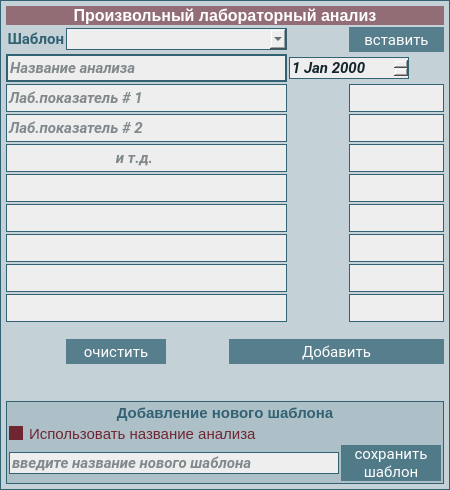
           <widget class="QFrame" name="my_lab_frame">
            <property name="minimumSize">
             <size>
              <width>450</width>
              <height>0</height>
             </size>
            </property>
            <property name="styleSheet">
             <string notr="true">font-size: 11pt;
color: rgba(50, 98, 115, 255);
border: 1px solid  rgba(50, 98, 115, 255);
background-color: rgba(50, 98, 115, 40);
</string>
            </property>
            <layout class="QGridLayout" name="gridLayout_7">
             <property name="leftMargin">
              <number>5</number>
             </property>
             <property name="topMargin">
              <number>5</number>
             </property>
             <property name="rightMargin">
              <number>5</number>
             </property>
             <property name="bottomMargin">
              <number>5</number>
             </property>
             <property name="spacing">
              <number>2</number>
             </property>
             <item row="3" column="4" colspan="2">
              <widget class="QDateEdit" name="dateEdit_my_lab">
               <property name="minimumSize">
                <size>
                 <width>120</width>
                 <height>0</height>
                </size>
               </property>
               <property name="maximumSize">
                <size>
                 <width>120</width>
                 <height>16777215</height>
                </size>
               </property>
               <property name="font">
                <font>
                 <family>Roboto</family>
                 <pointsize>11</pointsize>
                 <weight>75</weight>
                 <italic>true</italic>
                 <bold>true</bold>
                </font>
               </property>
               <property name="styleSheet">
                <string notr="true">background-color: #EEEEEE;
color: #13242B;
border: 1px solid #326273;
font-weight: bold;
font-size: 11pt;
</string>
               </property>
              </widget>
             </item>
             <item row="13" column="1">
              <widget class="QPushButton" name="pushButton_mylab_clean">
               <property name="minimumSize">
                <size>
                 <width>100</width>
                 <height>25</height>
                </size>
               </property>
               <property name="font">
                <font>
                 <family>Roboto</family>
                 <pointsize>11</pointsize>
                 <weight>50</weight>
                 <bold>false</bold>
                </font>
               </property>
               <property name="styleSheet">
                <string notr="true">QPushButton {
background-color: rgba(50, 98, 115, 190);
font-size: 11pt;
color: White;
border: None;
}

QPushButton::hover {
background-color: rgba(50, 98, 115, 255);
border: 2px solid rgba(92, 158, 173, 255);
}

QPushButton::pressed {
background-color: rgba(92, 158, 173, 255);
border: 1px solid rgba(255, 255, 255, 255);
}

QPushButton::disabled {
background-color:  rgba(50, 98, 115, 40);
border: 1px solid rgba(50, 98, 115, 150);
color:  rgba(50, 98, 115, 150);
}</string>
               </property>
               <property name="text">
                <string>очистить</string>
               </property>
              </widget>
             </item>
             <item row="2" column="1" colspan="3">
              <widget class="QComboBox" name="comboBox_mylab_template">
               <property name="font">
                <font>
                 <family>Roboto</family>
                 <pointsize>11</pointsize>
                 <weight>75</weight>
                 <bold>true</bold>
                </font>
               </property>
               <property name="styleSheet">
                <string notr="true">background-color: #EEEEEE;
color: #13242B;
border: 1px solid #326273;
font-weight: bold;
font-size: 11pt;
</string>
               </property>
               <property name="editable">
                <bool>true</bool>
               </property>
               <property name="placeholderText">
                <string>выберите шаблон</string>
               </property>
              </widget>
             </item>
             <item row="6" column="0" colspan="4">
              <widget class="QLineEdit" name="lineEdit_my_lab_3">
               <property name="minimumSize">
                <size>
                 <width>0</width>
                 <height>28</height>
                </size>
               </property>
               <property name="maximumSize">
                <size>
                 <width>16777215</width>
                 <height>16777215</height>
                </size>
               </property>
               <property name="font">
                <font>
                 <family>Roboto</family>
                 <pointsize>11</pointsize>
                 <weight>75</weight>
                 <italic>true</italic>
                 <bold>true</bold>
                </font>
               </property>
               <property name="styleSheet">
                <string notr="true">background-color: #EEEEEE;
color: #13242B;
border: 1px solid #326273;
font-weight: bold;
font-size: 11pt;
</string>
               </property>
               <property name="placeholderText">
                <string>                             и т.д.</string>
               </property>
              </widget>
             </item>
             <item row="10" column="0" colspan="4">
              <widget class="QLineEdit" name="lineEdit_my_lab_7">
               <property name="minimumSize">
                <size>
                 <width>0</width>
                 <height>28</height>
                </size>
               </property>
               <property name="maximumSize">
                <size>
                 <width>16777215</width>
                 <height>16777215</height>
                </size>
               </property>
               <property name="font">
                <font>
                 <family>Roboto</family>
                 <pointsize>11</pointsize>
                 <weight>75</weight>
                 <italic>true</italic>
                 <bold>true</bold>
                </font>
               </property>
               <property name="styleSheet">
                <string notr="true">background-color: #EEEEEE;
color: #13242B;
border: 1px solid #326273;
font-weight: bold;
font-size: 11pt;
</string>
               </property>
               <property name="placeholderText">
                <string/>
               </property>
              </widget>
             </item>
             <item row="9" column="0" colspan="4">
              <widget class="QLineEdit" name="lineEdit_my_lab_6">
               <property name="minimumSize">
                <size>
                 <width>0</width>
                 <height>28</height>
                </size>
               </property>
               <property name="maximumSize">
                <size>
                 <width>16777215</width>
                 <height>16777215</height>
                </size>
               </property>
               <property name="font">
                <font>
                 <family>Roboto</family>
                 <pointsize>11</pointsize>
                 <weight>75</weight>
                 <italic>true</italic>
                 <bold>true</bold>
                </font>
               </property>
               <property name="styleSheet">
                <string notr="true">background-color: #EEEEEE;
color: #13242B;
border: 1px solid #326273;
font-weight: bold;
font-size: 11pt;
</string>
               </property>
               <property name="placeholderText">
                <string/>
               </property>
              </widget>
             </item>
             <item row="6" column="5">
              <widget class="QLineEdit" name="lineEdit_my_lab_r_3">
               <property name="minimumSize">
                <size>
                 <width>0</width>
                 <height>28</height>
                </size>
               </property>
               <property name="maximumSize">
                <size>
                 <width>95</width>
                 <height>16777215</height>
                </size>
               </property>
               <property name="font">
                <font>
                 <family>Roboto</family>
                 <pointsize>11</pointsize>
                 <weight>75</weight>
                 <italic>true</italic>
                 <bold>true</bold>
                </font>
               </property>
               <property name="styleSheet">
                <string notr="true">background-color: #EEEEEE;
color: #13242B;
border: 1px solid #326273;
font-weight: bold;
font-size: 11pt;
</string>
               </property>
              </widget>
             </item>
             <item row="8" column="5">
              <widget class="QLineEdit" name="lineEdit_my_lab_r_5">
               <property name="minimumSize">
                <size>
                 <width>0</width>
                 <height>28</height>
                </size>
               </property>
               <property name="maximumSize">
                <size>
                 <width>95</width>
                 <height>16777215</height>
                </size>
               </property>
               <property name="font">
                <font>
                 <family>Roboto</family>
                 <pointsize>11</pointsize>
                 <weight>75</weight>
                 <italic>true</italic>
                 <bold>true</bold>
                </font>
               </property>
               <property name="styleSheet">
                <string notr="true">background-color: #EEEEEE;
color: #13242B;
border: 1px solid #326273;
font-weight: bold;
font-size: 11pt;
</string>
               </property>
              </widget>
             </item>
             <item row="11" column="0" colspan="4">
              <widget class="QLineEdit" name="lineEdit_my_lab_8">
               <property name="minimumSize">
                <size>
                 <width>0</width>
                 <height>28</height>
                </size>
               </property>
               <property name="maximumSize">
                <size>
                 <width>16777215</width>
                 <height>16777215</height>
                </size>
               </property>
               <property name="font">
                <font>
                 <family>Roboto</family>
                 <pointsize>11</pointsize>
                 <weight>75</weight>
                 <italic>true</italic>
                 <bold>true</bold>
                </font>
               </property>
               <property name="styleSheet">
                <string notr="true">background-color: #EEEEEE;
color: #13242B;
border: 1px solid #326273;
font-weight: bold;
font-size: 11pt;
</string>
               </property>
               <property name="placeholderText">
                <string/>
               </property>
              </widget>
             </item>
             <item row="2" column="0">
              <widget class="QLabel" name="label_my_lab_template">
               <property name="maximumSize">
                <size>
                 <width>16777215</width>
                 <height>33</height>
                </size>
               </property>
               <property name="font">
                <font>
                 <family>Roboto</family>
                 <pointsize>11</pointsize>
                 <weight>75</weight>
                 <bold>true</bold>
                </font>
               </property>
               <property name="styleSheet">
                <string notr="true">color: #326273;
font-weight: bold;
background-color: transparent;
border: none;</string>
               </property>
               <property name="text">
                <string>&lt;html&gt;&lt;head/&gt;&lt;body&gt;&lt;p align=&quot;right&quot;&gt;Шаблон&lt;/p&gt;&lt;/body&gt;&lt;/html&gt;</string>
               </property>
              </widget>
             </item>
             <item row="14" column="0" colspan="6">
              <widget class="QLabel" name="label_my_lab_report">
               <property name="maximumSize">
                <size>
                 <width>16777215</width>
                 <height>33</height>
                </size>
               </property>
               <property name="font">
                <font>
                 <family>Roboto</family>
                 <pointsize>11</pointsize>
                 <weight>75</weight>
                 <bold>true</bold>
                </font>
               </property>
               <property name="styleSheet">
                <string notr="true">color: #326273;
font-weight: bold;
background-color: transparent;
border: none;</string>
               </property>
               <property name="text">
                <string>&lt;html&gt;&lt;head/&gt;&lt;body&gt;&lt;p&gt;&lt;br/&gt;&lt;/p&gt;&lt;/body&gt;&lt;/html&gt;</string>
               </property>
               <property name="alignment">
                <set>Qt::AlignCenter</set>
               </property>
              </widget>
             </item>
             <item row="11" column="5">
              <widget class="QLineEdit" name="lineEdit_my_lab_r_8">
               <property name="minimumSize">
                <size>
                 <width>0</width>
                 <height>28</height>
                </size>
               </property>
               <property name="maximumSize">
                <size>
                 <width>95</width>
                 <height>16777215</height>
                </size>
               </property>
               <property name="font">
                <font>
                 <family>Roboto</family>
                 <pointsize>11</pointsize>
                 <weight>75</weight>
                 <italic>true</italic>
                 <bold>true</bold>
                </font>
               </property>
               <property name="styleSheet">
                <string notr="true">background-color: #EEEEEE;
color: #13242B;
border: 1px solid #326273;
font-weight: bold;
font-size: 11pt;
</string>
               </property>
              </widget>
             </item>
             <item row="5" column="0" colspan="4">
              <widget class="QLineEdit" name="lineEdit_my_lab_2">
               <property name="minimumSize">
                <size>
                 <width>0</width>
                 <height>28</height>
                </size>
               </property>
               <property name="maximumSize">
                <size>
                 <width>16777215</width>
                 <height>16777215</height>
                </size>
               </property>
               <property name="font">
                <font>
                 <family>Roboto</family>
                 <pointsize>11</pointsize>
                 <weight>75</weight>
                 <italic>true</italic>
                 <bold>true</bold>
                </font>
               </property>
               <property name="styleSheet">
                <string notr="true">background-color: #EEEEEE;
color: #13242B;
border: 1px solid #326273;
font-weight: bold;
font-size: 11pt;
</string>
               </property>
               <property name="placeholderText">
                <string>Лаб.показатель # 2</string>
               </property>
              </widget>
             </item>
             <item row="12" column="2" rowspan="2">
              <spacer name="verticalSpacer_9">
               <property name="orientation">
                <enum>Qt::Vertical</enum>
               </property>
               <property name="sizeHint" stdset="0">
                <size>
                 <width>20</width>
                 <height>40</height>
                </size>
               </property>
              </spacer>
             </item>
             <item row="13" column="3" colspan="3">
              <widget class="QPushButton" name="pushButton_add_mylab">
               <property name="minimumSize">
                <size>
                 <width>0</width>
                 <height>25</height>
                </size>
               </property>
               <property name="font">
                <font>
                 <family>Roboto</family>
                 <pointsize>11</pointsize>
                 <weight>50</weight>
                 <bold>false</bold>
                </font>
               </property>
               <property name="styleSheet">
                <string notr="true">QPushButton {
background-color: rgba(50, 98, 115, 190);
font-size: 11pt;
color: White;
border: None;
}

QPushButton::hover {
background-color: rgba(50, 98, 115, 255);
border: 2px solid rgba(92, 158, 173, 255);
}

QPushButton::pressed {
background-color: rgba(92, 158, 173, 255);
border: 1px solid rgba(255, 255, 255, 255);
}

QPushButton::disabled {
background-color:  rgba(50, 98, 115, 40);
border: 1px solid rgba(50, 98, 115, 150);
color:  rgba(50, 98, 115, 150);
}</string>
               </property>
               <property name="text">
                <string>Добавить</string>
               </property>
              </widget>
             </item>
             <item row="4" column="5">
              <widget class="QLineEdit" name="lineEdit_my_lab_r_1">
               <property name="minimumSize">
                <size>
                 <width>0</width>
                 <height>28</height>
                </size>
               </property>
               <property name="maximumSize">
                <size>
                 <width>95</width>
                 <height>16777215</height>
                </size>
               </property>
               <property name="font">
                <font>
                 <family>Roboto</family>
                 <pointsize>11</pointsize>
                 <weight>75</weight>
                 <italic>true</italic>
                 <bold>true</bold>
                </font>
               </property>
               <property name="styleSheet">
                <string notr="true">background-color: #EEEEEE;
color: #13242B;
border: 1px solid #326273;
font-weight: bold;
font-size: 11pt;
</string>
               </property>
              </widget>
             </item>
             <item row="9" column="5">
              <widget class="QLineEdit" name="lineEdit_my_lab_r_6">
               <property name="minimumSize">
                <size>
                 <width>0</width>
                 <height>28</height>
                </size>
               </property>
               <property name="maximumSize">
                <size>
                 <width>95</width>
                 <height>16777215</height>
                </size>
               </property>
               <property name="font">
                <font>
                 <family>Roboto</family>
                 <pointsize>11</pointsize>
                 <weight>75</weight>
                 <italic>true</italic>
                 <bold>true</bold>
                </font>
               </property>
               <property name="styleSheet">
                <string notr="true">background-color: #EEEEEE;
color: #13242B;
border: 1px solid #326273;
font-weight: bold;
font-size: 11pt;
</string>
               </property>
              </widget>
             </item>
             <item row="5" column="5">
              <widget class="QLineEdit" name="lineEdit_my_lab_r_2">
               <property name="minimumSize">
                <size>
                 <width>0</width>
                 <height>28</height>
                </size>
               </property>
               <property name="maximumSize">
                <size>
                 <width>95</width>
                 <height>16777215</height>
                </size>
               </property>
               <property name="font">
                <font>
                 <family>Roboto</family>
                 <pointsize>11</pointsize>
                 <weight>75</weight>
                 <italic>true</italic>
                 <bold>true</bold>
                </font>
               </property>
               <property name="styleSheet">
                <string notr="true">background-color: #EEEEEE;
color: #13242B;
border: 1px solid #326273;
font-weight: bold;
font-size: 11pt;
</string>
               </property>
              </widget>
             </item>
             <item row="0" column="0" colspan="6">
              <widget class="QLabel" name="label_6">
               <property name="styleSheet">
                <string notr="true">color: White;
font-weight: bold;
font-size: 12pt;
background-color: rgba(112, 38, 50, 150);
border: none;
padding-left: 5px;
padding-right: 5px;
</string>
               </property>
               <property name="text">
                <string>Произвольный лабораторный анализ</string>
               </property>
               <property name="alignment">
                <set>Qt::AlignCenter</set>
               </property>
              </widget>
             </item>
             <item row="7" column="5">
              <widget class="QLineEdit" name="lineEdit_my_lab_r_4">
               <property name="minimumSize">
                <size>
                 <width>0</width>
                 <height>28</height>
                </size>
               </property>
               <property name="maximumSize">
                <size>
                 <width>95</width>
                 <height>16777215</height>
                </size>
               </property>
               <property name="font">
                <font>
                 <family>Roboto</family>
                 <pointsize>11</pointsize>
                 <weight>75</weight>
                 <italic>true</italic>
                 <bold>true</bold>
                </font>
               </property>
               <property name="styleSheet">
                <string notr="true">background-color: #EEEEEE;
color: #13242B;
border: 1px solid #326273;
font-weight: bold;
font-size: 11pt;
</string>
               </property>
              </widget>
             </item>
             <item row="4" column="0" colspan="4">
              <widget class="QLineEdit" name="lineEdit_my_lab_1">
               <property name="minimumSize">
                <size>
                 <width>0</width>
                 <height>28</height>
                </size>
               </property>
               <property name="maximumSize">
                <size>
                 <width>16777215</width>
                 <height>16777215</height>
                </size>
               </property>
               <property name="font">
                <font>
                 <family>Roboto</family>
                 <pointsize>11</pointsize>
                 <weight>75</weight>
                 <italic>true</italic>
                 <bold>true</bold>
                </font>
               </property>
               <property name="styleSheet">
                <string notr="true">background-color: #EEEEEE;
color: #13242B;
border: 1px solid #326273;
font-weight: bold;
font-size: 11pt;
</string>
               </property>
               <property name="placeholderText">
                <string>Лаб.показатель # 1</string>
               </property>
              </widget>
             </item>
             <item row="10" column="5">
              <widget class="QLineEdit" name="lineEdit_my_lab_r_7">
               <property name="minimumSize">
                <size>
                 <width>0</width>
                 <height>28</height>
                </size>
               </property>
               <property name="maximumSize">
                <size>
                 <width>95</width>
                 <height>16777215</height>
                </size>
               </property>
               <property name="font">
                <font>
                 <family>Roboto</family>
                 <pointsize>11</pointsize>
                 <weight>75</weight>
                 <italic>true</italic>
                 <bold>true</bold>
                </font>
               </property>
               <property name="styleSheet">
                <string notr="true">background-color: #EEEEEE;
color: #13242B;
border: 1px solid #326273;
font-weight: bold;
font-size: 11pt;
</string>
               </property>
              </widget>
             </item>
             <item row="2" column="5">
              <widget class="QPushButton" name="pushButton_insert_mylab_template">
               <property name="minimumSize">
                <size>
                 <width>0</width>
                 <height>25</height>
                </size>
               </property>
               <property name="font">
                <font>
                 <family>Roboto</family>
                 <pointsize>11</pointsize>
                 <weight>50</weight>
                 <bold>false</bold>
                </font>
               </property>
               <property name="styleSheet">
                <string notr="true">QPushButton {
background-color: rgba(50, 98, 115, 190);
font-size: 11pt;
color: White;
border: None;
}

QPushButton::hover {
background-color: rgba(50, 98, 115, 255);
border: 2px solid rgba(92, 158, 173, 255);
}

QPushButton::pressed {
background-color: rgba(92, 158, 173, 255);
border: 1px solid rgba(255, 255, 255, 255);
}

QPushButton::disabled {
background-color:  rgba(50, 98, 115, 40);
border: 1px solid rgba(50, 98, 115, 150);
color:  rgba(50, 98, 115, 150);
}</string>
               </property>
               <property name="text">
                <string>вставить</string>
               </property>
              </widget>
             </item>
             <item row="3" column="0" colspan="4">
              <widget class="QLineEdit" name="lineEdit_my_lab_name">
               <property name="minimumSize">
                <size>
                 <width>0</width>
                 <height>28</height>
                </size>
               </property>
               <property name="maximumSize">
                <size>
                 <width>16777215</width>
                 <height>16777215</height>
                </size>
               </property>
               <property name="font">
                <font>
                 <family>Roboto</family>
                 <pointsize>11</pointsize>
                 <weight>75</weight>
                 <italic>true</italic>
                 <bold>true</bold>
                </font>
               </property>
               <property name="styleSheet">
                <string notr="true">background-color: #EEEEEE;
color: #13242B;
border: 2px solid #326273;
font-weight: bold;
font-size: 11pt;
</string>
               </property>
               <property name="placeholderText">
                <string>Название анализа</string>
               </property>
              </widget>
             </item>
             <item row="8" column="0" colspan="4">
              <widget class="QLineEdit" name="lineEdit_my_lab_5">
               <property name="minimumSize">
                <size>
                 <width>0</width>
                 <height>28</height>
                </size>
               </property>
               <property name="maximumSize">
                <size>
                 <width>16777215</width>
                 <height>16777215</height>
                </size>
               </property>
               <property name="font">
                <font>
                 <family>Roboto</family>
                 <pointsize>11</pointsize>
                 <weight>75</weight>
                 <italic>true</italic>
                 <bold>true</bold>
                </font>
               </property>
               <property name="styleSheet">
                <string notr="true">background-color: #EEEEEE;
color: #13242B;
border: 1px solid #326273;
font-weight: bold;
font-size: 11pt;
</string>
               </property>
               <property name="placeholderText">
                <string/>
               </property>
              </widget>
             </item>
             <item row="5" column="4">
              <spacer name="horizontalSpacer_9">
               <property name="orientation">
                <enum>Qt::Horizontal</enum>
               </property>
               <property name="sizeType">
                <enum>QSizePolicy::Fixed</enum>
               </property>
               <property name="sizeHint" stdset="0">
                <size>
                 <width>20</width>
                 <height>20</height>
                </size>
               </property>
              </spacer>
             </item>
             <item row="7" column="0" colspan="4">
              <widget class="QLineEdit" name="lineEdit_my_lab_4">
               <property name="minimumSize">
                <size>
                 <width>0</width>
                 <height>28</height>
                </size>
               </property>
               <property name="maximumSize">
                <size>
                 <width>16777215</width>
                 <height>16777215</height>
                </size>
               </property>
               <property name="font">
                <font>
                 <family>Roboto</family>
                 <pointsize>11</pointsize>
                 <weight>75</weight>
                 <italic>true</italic>
                 <bold>true</bold>
                </font>
               </property>
               <property name="styleSheet">
                <string notr="true">background-color: #EEEEEE;
color: #13242B;
border: 1px solid #326273;
font-weight: bold;
font-size: 11pt;
</string>
               </property>
               <property name="placeholderText">
                <string/>
               </property>
              </widget>
             </item>
             <item row="15" column="0" colspan="6">
              <widget class="QFrame" name="frame_tpl">
               <property name="styleSheet">
                <string notr="true">font-size: 11pt;
color: rgba(50, 98, 115, 255);
border: 1px solid  rgba(50, 98, 115, 255);
background-color: rgba(50, 98, 115, 40);
</string>
               </property>
               <layout class="QGridLayout" name="gridLayout_8">
                <property name="leftMargin">
                 <number>2</number>
                </property>
                <property name="topMargin">
                 <number>2</number>
                </property>
                <property name="rightMargin">
                 <number>2</number>
                </property>
                <property name="bottomMargin">
                 <number>2</number>
                </property>
                <property name="spacing">
                 <number>2</number>
                </property>
                <item row="1" column="0" colspan="2">
                 <widget class="QCheckBox" name="checkBox_mylab">
                  <property name="styleSheet">
                   <string notr="true">QCheckBox {
	color: #326273;
	border: none;
	background-color: none;
}

QCheckBox:checked {
   color: #702632;
}

QCheckBox:disabled {
   color: #EEEEEE;
}
 

QCheckBox::indicator:checked {
	border-style:solid;
	border-width: 1px;
	border-color: #702632;
	color: #FFFFFF;
	background-color: #702632;
}
QCheckBox::indicator:!checked {
	border-style:solid;
	border-width: 1px;
	border-color: #702632;
	color: #FFFFFF;
	background-color: none;
}

QCheckBox::indicator:disabled {
	border-style:solid;
	border-width: 1px;
	border-color: #EEEEEE;
	color: #FFFFFF;
	background-color: transparent;
}</string>
                  </property>
                  <property name="text">
                   <string>Использовать название анализа</string>
                  </property>
                  <property name="checked">
                   <bool>true</bool>
                  </property>
                 </widget>
                </item>
                <item row="2" column="1">
                 <widget class="QPushButton" name="pushButton_save_mylab_template">
                  <property name="minimumSize">
                   <size>
                    <width>100</width>
                    <height>0</height>
                   </size>
                  </property>
                  <property name="font">
                   <font>
                    <family>Roboto</family>
                    <pointsize>11</pointsize>
                    <weight>50</weight>
                    <bold>false</bold>
                   </font>
                  </property>
                  <property name="styleSheet">
                   <string notr="true">QPushButton {
background-color: rgba(50, 98, 115, 190);
font-size: 11pt;
color: White;
border: None;
}

QPushButton::hover {
background-color: rgba(50, 98, 115, 255);
border: 2px solid rgba(92, 158, 173, 255);
}

QPushButton::pressed {
background-color: rgba(92, 158, 173, 255);
border: 1px solid rgba(255, 255, 255, 255);
}

QPushButton::disabled {
background-color:  rgba(50, 98, 115, 40);
border: 1px solid rgba(50, 98, 115, 150);
color:  rgba(50, 98, 115, 150);
}</string>
                  </property>
                  <property name="text">
                   <string>сохранить
шаблон</string>
                  </property>
                 </widget>
                </item>
                <item row="2" column="0">
                 <widget class="QLineEdit" name="lineEdit_mylab_template">
                  <property name="enabled">
                   <bool>false</bool>
                  </property>
                  <property name="font">
                   <font>
                    <family>Roboto</family>
                    <pointsize>11</pointsize>
                    <weight>75</weight>
                    <italic>true</italic>
                    <bold>true</bold>
                   </font>
                  </property>
                  <property name="styleSheet">
                   <string notr="true">background-color: #EEEEEE;
color: #13242B;
border: 1px solid #326273;
font-weight: bold;
font-size: 11pt;
</string>
                  </property>
                  <property name="placeholderText">
                   <string>введите название нового шаблона</string>
                  </property>
                 </widget>
                </item>
                <item row="0" column="0" colspan="2">
                 <widget class="QLabel" name="label_5">
                  <property name="styleSheet">
                   <string notr="true">color: #326273;
font-weight: bold;
background-color: transparent;
border: none;</string>
                  </property>
                  <property name="text">
                   <string>Добавление нового шаблона</string>
                  </property>
                  <property name="alignment">
                   <set>Qt::AlignCenter</set>
                  </property>
                 </widget>
                </item>
               </layout>
              </widget>
             </item>
            </layout>
           </widget>
